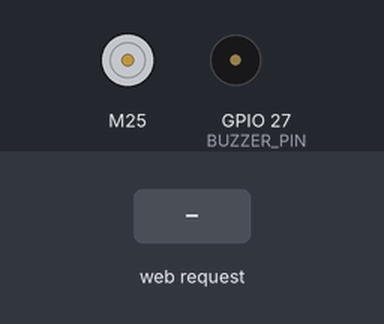
Bench run of a sketch on a simulated ESP32. On the bench: DC motor (green arrow = forward, orange = backward, longer = faster), buzzer (waves = sounding). The inputs (shaded band) are chosen by the test bench. WiFi joins after 1.5 s; servers stay silent unless stated; what the sketch prints to the serial monitor is not drawn.

Above: at 2.7 s.
2.8 s: HTTP request GET /motor/on received
At 4.0 s:
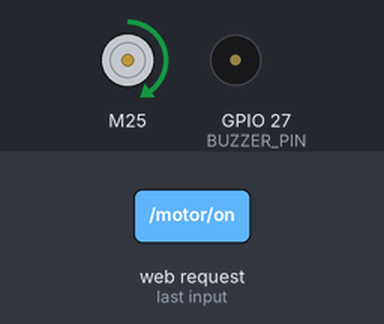
4.3 s: HTTP request GET /motor/off received
At 5.3 s:
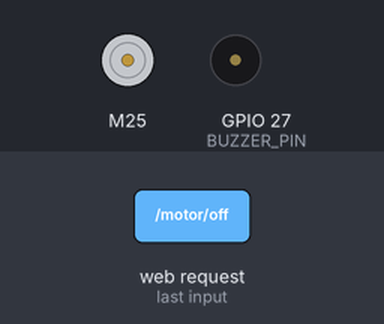
5.8 s: HTTP request GET /buzzer/on received
At 6.4 s:
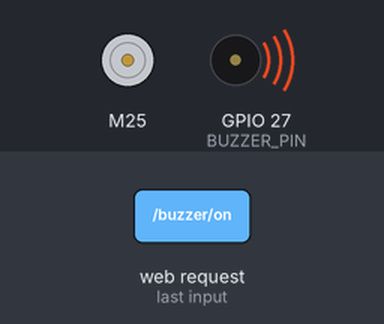
7.3 s: HTTP request GET /buzzer/off received
At 8.7 s:
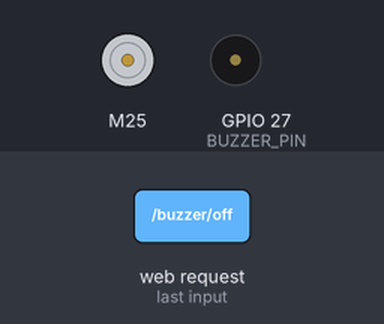
Timing chart, 0 to 9.8 s (numbered marks = the images above; inputs shaded):
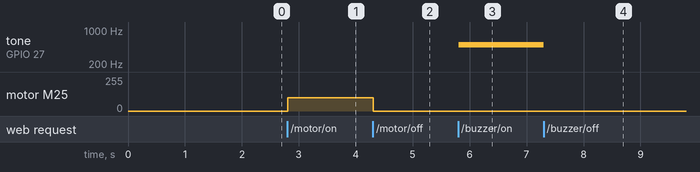

Measured:
- after the input at 2.8 s, motor M25: stopped → forward 100/255 at once
- after the input at 4.3 s, motor M25: forward 100/255 → stopped at once
- after the input at 5.8 s, tone on GPIO 27 (BUZZER_PIN): silent → 500 Hz at once
- after the input at 7.3 s, tone on GPIO 27 (BUZZER_PIN): 500 Hz → silent at once

The sketch:

Actividad_6.ino
```cpp
#include <WiFi.h>
#include <Wire.h> //Conexión de dispositivos I2C

// Replace with your network credentials
const char *ssid = "Familia_G-Ch";
const char *password = "FamiliK.13";

// Set web server port number to 80
WiFiServer server(80);

// Variable to store the HTTP request
String header;

int state = 0; // 0 para apagado, 1 para encendido
int state2 = 0;

// Current time
unsigned long currentTime = millis();
// Previous time
unsigned long previousTime = 0;
// Define timeout time in milliseconds (example: 2000ms = 2s)
const long timeoutTime = 2000;

#include <TB6612_ESP32.h>

// MOTOR2
# define  BIN1  25
# define  BIN2  26
# define  PWMB  14

const int offsetB = 1;

Motor motor2 = Motor(BIN1, BIN2, PWMB, offsetB, 0, 5000, 8, 2);

#include <EasyBuzzer.h>

int BUZZER_PIN = 27 ;

void setup()
{
  Serial.begin(115200);

  // Connect to Wi-Fi network with SSID and password
  Serial.print("Connecting to ");
  Serial.println(ssid);
  WiFi.begin(ssid, password);
  while (WiFi.status() != WL_CONNECTED)
  {
    delay(500);
    Serial.print(".");
  }
  // Print local IP address and start web server
  Serial.println("");
  Serial.println("WiFi connected.");
  Serial.println("IP address: ");
  Serial.println(WiFi.localIP());
  server.begin();
  EasyBuzzer.setPin(BUZZER_PIN); //Initialize buzzer
}

void loop()
{
  WiFiClient client = server.available(); // Listen for incoming clients

  if (client)
  { // If a new client connects,
    currentTime = millis();
    previousTime = currentTime;
    Serial.println("New Client."); // print a message out in the serial port
    String currentLine = "";       // make a String to hold incoming data from the client
    while (client.connected() && currentTime - previousTime <= timeoutTime)
    { // loop while the client's connected
      currentTime = millis();
      if (client.available())
      {                         // if there's bytes to read from the client,
        char c = client.read(); // read a byte, then
        Serial.write(c);        // print it out the serial monitor
        header += c;
        if (c == '\n')
        { // if the byte is a newline character
          // if the current line is blank, you got two newline characters in a row.
          // that's the end of the client HTTP request, so send a response:
          if (currentLine.length() == 0)
          {
            // HTTP headers always start with a response code (e.g. HTTP/1.1 200 OK)
            // and a content-type so the client knows what's coming, then a blank line:
            client.println("HTTP/1.1 200 OK");
            client.println("Content-type:text/html");
            client.println("Connection: close");
            client.println();

            // turns the GPIOs on and off
            if (header.indexOf("GET /motor/on") >= 0)
            {
              state = 1;
              Serial.println("motor ON");
              motorencendido();
            }
            else if (header.indexOf("GET /motor/off") >= 0)
            {
              state = 0;
              Serial.println("motor OFF");
              motorapagado();
            }

             // turns the GPIOs on and off
            if (header.indexOf("GET /buzzer/on") >= 0)
            {
              state2 = 1;
              Serial.println("buzzer ON");
              buzzerencendido();
            }
            else if (header.indexOf("GET /buzzer/off") >= 0)
            {
              state2 = 0;
              Serial.println("buzzer OFF");
              buzzerapagado();
            }

            // Display the HTML web page
            client.println("<!DOCTYPE html><html>");
            client.println("<head><meta name=\"viewport\" content=\"width=device-width, initial-scale=1\">");
            client.println("<link rel=\"icon\" href=\"data:,\">");
            // CSS to style the on/off buttons
            // Feel free to change the background-color and font-size attributes to fit your preferences //motor
            client.println("<style>html { font-family: Helvetica; display: inline-block; margin: 0px auto; text-align: center;}");
            client.println(".button { background-color: #00FFC9; border: none; color: white; padding: 16px 40px;");
            client.println("text-decoration: none; font-size: 30px; margin: 2px; cursor: pointer;}");
            client.println(".button_2 {background-color: #000000;}</style></head>");
            //buzzer
            client.println("<style>html { font-family: Helvetica; display: inline-block; margin: 0px auto; text-align: center;}");
            client.println(".button_3 { background-color: #00FFC9; border: none; color: white; padding: 16px 40px;");
            client.println("text-decoration: none; font-size: 30px; margin: 2px; cursor: pointer;}");
            client.println(".button_4 {background-color: #000000;}</style></head>");


            // Web Page Heading
            client.println("<body><h1>ESP32 Web Server</h1>");

            // Display current state, and ON/OFF buttons for GPIO 26
            // If the output26State is off, it displays the ON button
            if (state == 1)
            {
              client.println("<p>Motor Encendidos</p>");
              client.println("<p><a href=\"/motor/off\"><button class=\"button button_2\">OFF</button></a></p>");
            }
            else
            {
              client.println("<p>Motor Apagados</p>");
              client.println("<p><a href=\"/motor/on\"><button class=\"button\">ON</button></a></p>");
            }

            if (state2 == 1)
            {
              client.println("<p>Buzzer Encendidos</p>");
              client.println("<p><a href=\"/buzzer/off\"><button class=\"button_3 button_4\">OFF</button></a></p>");
            }
            else
            {
              client.println("<p>Buzzer Apagados</p>");
              client.println("<p><a href=\"/buzzer/on\"><button class=\"button_3\">ON</button></a></p>");
            }
            client.println("</body></html>");

            // The HTTP response ends with another blank line
            client.println();
            // Break out of the while loop
            break;
          }
          else
          { // if you got a newline, then clear currentLine
            currentLine = "";
          }
        }
        else if (c != '\r')
        {                   // if you got anything else but a carriage return character,
          currentLine += c; // add it to the end of the currentLine
        }
      }
    }
    // Clear the header variable
    header = "";
    // Close the connection
    client.stop();
    Serial.println("Client disconnected.");
    Serial.println("");
  }
}

  void motorencendido()
  {
    forward(motor2,motor2, 100);
    delay(1000);
  }
  void motorapagado()
  {
    brake(motor2,motor2);
    delay(1000);
  }

  void buzzerencendido()
  {
    EasyBuzzer.beep(500);
    delay(500);
  }
  void buzzerapagado()
  {
    EasyBuzzer.beep(0);
    delay(500);
  }
```
